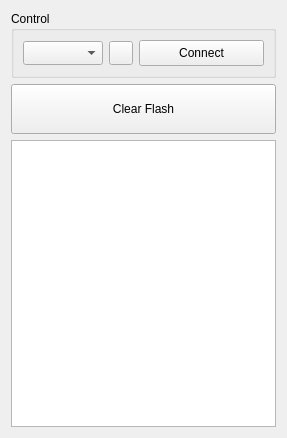
<?xml version="1.0" encoding="UTF-8"?>
<ui version="4.0">
 <class>Form</class>
 <widget class="QWidget" name="Form">
  <property name="geometry">
   <rect>
    <x>0</x>
    <y>0</y>
    <width>287</width>
    <height>438</height>
   </rect>
  </property>
  <property name="windowTitle">
   <string>Form</string>
  </property>
  <layout class="QVBoxLayout" name="verticalLayout">
   <item>
    <widget class="QGroupBox" name="gbxTool">
     <property name="title">
      <string>Control</string>
     </property>
     <layout class="QHBoxLayout" name="horizontalLayout">
      <item>
       <widget class="QComboBox" name="cbxComSel">
        <property name="minimumSize">
         <size>
          <width>0</width>
          <height>24</height>
         </size>
        </property>
        <property name="maximumSize">
         <size>
          <width>80</width>
          <height>16777215</height>
         </size>
        </property>
       </widget>
      </item>
      <item>
       <widget class="QPushButton" name="btStatus">
        <property name="sizePolicy">
         <sizepolicy hsizetype="Fixed" vsizetype="Fixed">
          <horstretch>24</horstretch>
          <verstretch>24</verstretch>
         </sizepolicy>
        </property>
        <property name="minimumSize">
         <size>
          <width>24</width>
          <height>24</height>
         </size>
        </property>
        <property name="maximumSize">
         <size>
          <width>24</width>
          <height>24</height>
         </size>
        </property>
        <property name="contextMenuPolicy">
         <enum>Qt::NoContextMenu</enum>
        </property>
        <property name="styleSheet">
         <string notr="true"/>
        </property>
        <property name="text">
         <string/>
        </property>
        <property name="flat">
         <bool>false</bool>
        </property>
       </widget>
      </item>
      <item>
       <widget class="QPushButton" name="btConnect">
        <property name="minimumSize">
         <size>
          <width>0</width>
          <height>26</height>
         </size>
        </property>
        <property name="text">
         <string>Connect</string>
        </property>
       </widget>
      </item>
     </layout>
    </widget>
   </item>
   <item>
    <widget class="QPushButton" name="btClear">
     <property name="minimumSize">
      <size>
       <width>0</width>
       <height>50</height>
      </size>
     </property>
     <property name="text">
      <string>Clear Flash</string>
     </property>
    </widget>
   </item>
   <item>
    <widget class="QTextEdit" name="txtLog"/>
   </item>
  </layout>
 </widget>
 <resources/>
 <connections/>
</ui>
